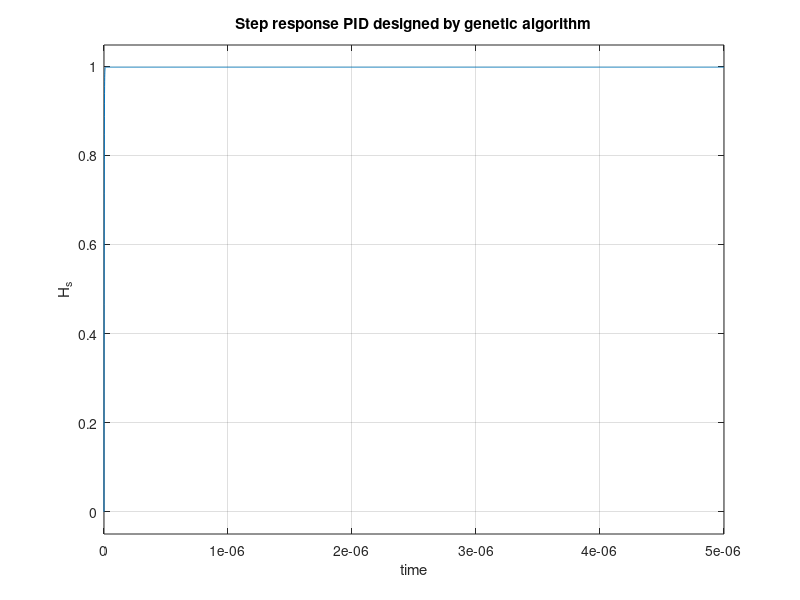
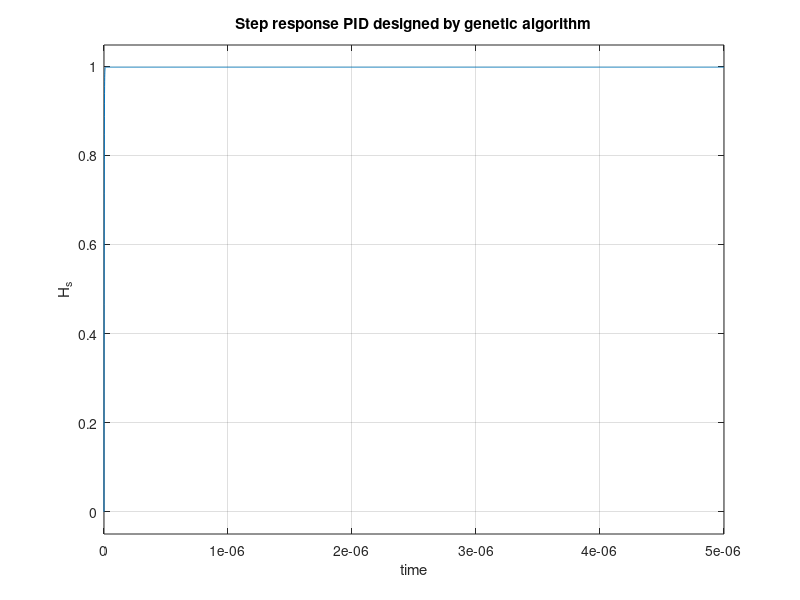

Write the MATLAB code that produced these figures, in order.
%% Genetic algorithm for exercise 3 speed
clear all 
close all 
clc

% Given values 

J = 3.2284*10^(-6); 
b = 3.5077*10^(-6); 
K = 0.0274; 
R = 4 ; 
L = 2.75*10^(-6); 

% For the transfer function 

p0 = K ; 
r0 = R*b+K^2; 
r1 = b*L+R*J; 
r2 = J*L;

%% Transfer function 
 
s = tf('s'); 
H_s = p0/(r0 + r1*s + r2*s^2); 
H_s = minreal(H_s)

%% Step response 

subplot(2, 1, 1);
step(H_s); 
xlabel('time'); 
ylabel('H_s');
title('Step response without any feedback'); 

%% Genetic algorithm - cf function

s = tf('s');  
Kp = 28.6761282626275; 
Ki = 99.92914252054443;
Kd = 0.2134224134067444;

pid_c = Kp + Ki/s + Kd*s;

subplot(2, 1, 2); 
step(feedback(pid_c*H_s, 1)); 
xlabel('time'); 
ylabel('H_s');
title('Step response PID designed by genetic algorithm'); 

figure(2)
step(feedback(pid_c*H_s, 1)); 
xlabel('time'); 
ylabel('H_s');
title('Step response PID designed by genetic algorithm'); 